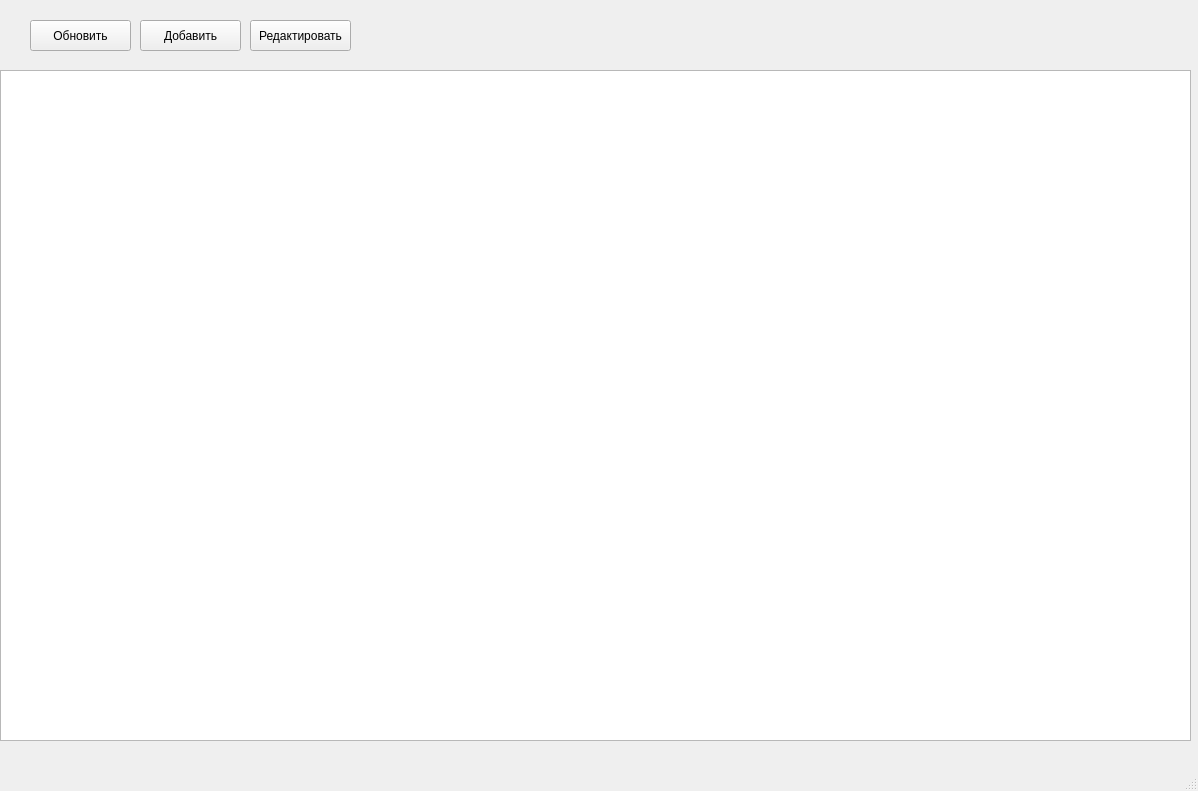
<?xml version="1.0" encoding="UTF-8"?>
<ui version="4.0">
 <class>MainWindow</class>
 <widget class="QMainWindow" name="MainWindow">
  <property name="geometry">
   <rect>
    <x>0</x>
    <y>0</y>
    <width>1198</width>
    <height>791</height>
   </rect>
  </property>
  <property name="windowTitle">
   <string>MainWindow</string>
  </property>
  <widget class="QWidget" name="centralwidget">
   <widget class="QPushButton" name="updateButton">
    <property name="geometry">
     <rect>
      <x>30</x>
      <y>20</y>
      <width>101</width>
      <height>31</height>
     </rect>
    </property>
    <property name="text">
     <string>Обновить</string>
    </property>
   </widget>
   <widget class="QTableWidget" name="tableWidget">
    <property name="geometry">
     <rect>
      <x>0</x>
      <y>70</y>
      <width>1191</width>
      <height>671</height>
     </rect>
    </property>
   </widget>
   <widget class="QPushButton" name="addButton">
    <property name="geometry">
     <rect>
      <x>140</x>
      <y>20</y>
      <width>101</width>
      <height>31</height>
     </rect>
    </property>
    <property name="text">
     <string>Добавить</string>
    </property>
   </widget>
   <widget class="QPushButton" name="editButton">
    <property name="geometry">
     <rect>
      <x>250</x>
      <y>20</y>
      <width>101</width>
      <height>31</height>
     </rect>
    </property>
    <property name="text">
     <string>Редактировать</string>
    </property>
   </widget>
  </widget>
  <widget class="QMenuBar" name="menubar">
   <property name="geometry">
    <rect>
     <x>0</x>
     <y>0</y>
     <width>1198</width>
     <height>21</height>
    </rect>
   </property>
  </widget>
  <widget class="QStatusBar" name="statusbar"/>
 </widget>
 <resources/>
 <connections/>
</ui>
